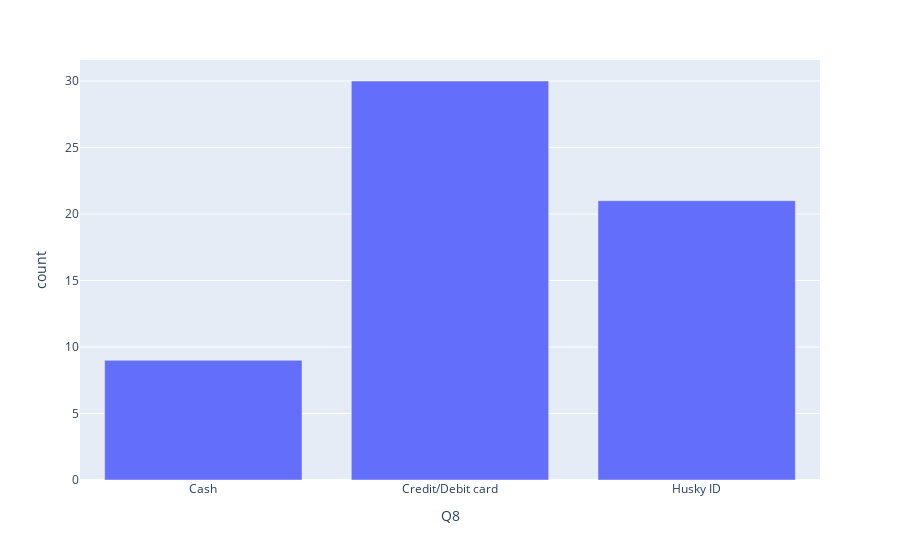

The code cell stored with this chart in its notebook:
### Code cell
vis4_data = counter(df_csv, 'Q8')
fig4 = px.bar(data_frame=vis4_data, x='Q8', y='count')
fig4.show()

### Figure 1 — Plotly figure (JSON) as saved in the notebook; plotly's stock layout.template omitted (floating-point values rounded to 4 significant figures)
{"data": [{"alignmentgroup": "True", "hovertemplate": "Q8=%{x}<br>count=%{y}<extra></extra>", "legendgroup": "", "marker": {"color": "#636efa", "pattern": {"shape": ""}}, "name": "", "offsetgroup": "", "orientation": "v", "showlegend": false, "textposition": "auto", "type": "bar", "x": ["Cash", "Credit/Debit card", "Husky ID"], "xaxis": "x", "y": [9, 30, 21], "yaxis": "y"}], "layout": {"barmode": "relative", "legend": {"tracegroupgap": 0}, "margin": {"t": 60}, "xaxis": {"anchor": "y", "domain": [0, 1], "title": {"text": "Q8"}}, "yaxis": {"anchor": "x", "domain": [0, 1], "title": {"text": "count"}}}}
